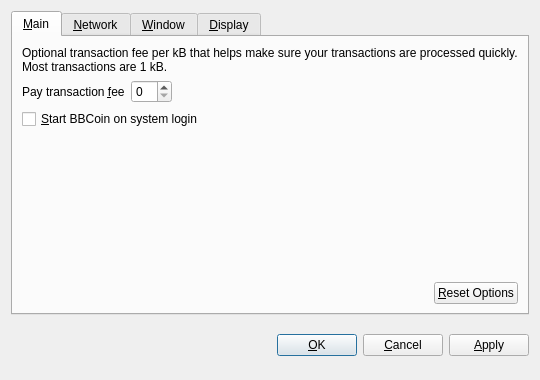
<?xml version="1.0" encoding="UTF-8"?>
<ui version="4.0">
 <class>OptionsDialog</class>
 <widget class="QDialog" name="OptionsDialog">
  <property name="geometry">
   <rect>
    <x>0</x>
    <y>0</y>
    <width>540</width>
    <height>380</height>
   </rect>
  </property>
  <property name="windowTitle">
   <string>Options</string>
  </property>
  <property name="modal">
   <bool>true</bool>
  </property>
  <layout class="QVBoxLayout" name="verticalLayout">
   <item>
    <widget class="QTabWidget" name="tabWidget">
     <property name="tabPosition">
      <enum>QTabWidget::North</enum>
     </property>
     <property name="currentIndex">
      <number>0</number>
     </property>
     <widget class="QWidget" name="tabMain">
      <attribute name="title">
       <string>&amp;Main</string>
      </attribute>
      <layout class="QVBoxLayout" name="verticalLayout_Main">
       <item>
        <widget class="QLabel" name="transactionFeeInfoLabel">
         <property name="text">
          <string>Optional transaction fee per kB that helps make sure your transactions are processed quickly. Most transactions are 1 kB.</string>
         </property>
         <property name="textFormat">
          <enum>Qt::PlainText</enum>
         </property>
         <property name="wordWrap">
          <bool>true</bool>
         </property>
        </widget>
       </item>
       <item>
        <layout class="QHBoxLayout" name="horizontalLayout_1_Main">
         <item>
          <widget class="QLabel" name="transactionFeeLabel">
           <property name="text">
            <string>Pay transaction &amp;fee</string>
           </property>
           <property name="textFormat">
            <enum>Qt::PlainText</enum>
           </property>
           <property name="buddy">
            <cstring>transactionFee</cstring>
           </property>
          </widget>
         </item>
         <item>
          <widget class="BitcoinAmountField" name="transactionFee"/>
         </item>
         <item>
          <spacer name="horizontalSpacer_1_Main">
           <property name="orientation">
            <enum>Qt::Horizontal</enum>
           </property>
           <property name="sizeHint" stdset="0">
            <size>
             <width>40</width>
             <height>20</height>
            </size>
           </property>
          </spacer>
         </item>
        </layout>
       </item>
       <item>
        <widget class="QCheckBox" name="bitcoinAtStartup">
         <property name="toolTip">
          <string>Automatically start BBCoin after logging in to the system.</string>
         </property>
         <property name="text">
          <string>&amp;Start BBCoin on system login</string>
         </property>
        </widget>
       </item>
       <item>
        <spacer name="verticalSpacer_Main">
         <property name="orientation">
          <enum>Qt::Vertical</enum>
         </property>
         <property name="sizeHint" stdset="0">
          <size>
           <width>20</width>
           <height>40</height>
          </size>
         </property>
        </spacer>
       </item>
       <item>
        <layout class="QHBoxLayout" name="horizontalLayout_2_Main">
         <item>
          <spacer name="horizontalSpacer_2_Main">
           <property name="orientation">
            <enum>Qt::Horizontal</enum>
           </property>
           <property name="sizeHint" stdset="0">
            <size>
             <width>40</width>
             <height>20</height>
            </size>
           </property>
          </spacer>
         </item>
         <item>
          <widget class="QPushButton" name="resetButton">
           <property name="toolTip">
            <string>Reset all client options to default.</string>
           </property>
           <property name="text">
            <string>&amp;Reset Options</string>
           </property>
           <property name="autoDefault">
            <bool>false</bool>
           </property>
          </widget>
         </item>
        </layout>
       </item>
      </layout>
     </widget>
     <widget class="QWidget" name="tabNetwork">
      <attribute name="title">
       <string>&amp;Network</string>
      </attribute>
      <layout class="QVBoxLayout" name="verticalLayout_Network">
       <item>
        <widget class="QCheckBox" name="mapPortUpnp">
         <property name="toolTip">
          <string>Automatically open the BBCoin client port on the router. This only works when your router supports UPnP and it is enabled.</string>
         </property>
         <property name="text">
          <string>Map port using &amp;UPnP</string>
         </property>
        </widget>
       </item>
       <item>
        <widget class="QCheckBox" name="connectSocks">
         <property name="toolTip">
          <string>Connect to the BBCoin network through a SOCKS proxy (e.g. when connecting through Tor).</string>
         </property>
         <property name="text">
          <string>&amp;Connect through SOCKS proxy:</string>
         </property>
        </widget>
       </item>
       <item>
        <layout class="QHBoxLayout" name="horizontalLayout_Network">
         <item>
          <widget class="QLabel" name="proxyIpLabel">
           <property name="text">
            <string>Proxy &amp;IP:</string>
           </property>
           <property name="textFormat">
            <enum>Qt::PlainText</enum>
           </property>
           <property name="buddy">
            <cstring>proxyIp</cstring>
           </property>
          </widget>
         </item>
         <item>
          <widget class="QValidatedLineEdit" name="proxyIp">
           <property name="maximumSize">
            <size>
             <width>140</width>
             <height>16777215</height>
            </size>
           </property>
           <property name="toolTip">
            <string>IP address of the proxy (e.g. 127.0.0.1)</string>
           </property>
          </widget>
         </item>
         <item>
          <widget class="QLabel" name="proxyPortLabel">
           <property name="text">
            <string>&amp;Port:</string>
           </property>
           <property name="textFormat">
            <enum>Qt::PlainText</enum>
           </property>
           <property name="buddy">
            <cstring>proxyPort</cstring>
           </property>
          </widget>
         </item>
         <item>
          <widget class="QLineEdit" name="proxyPort">
           <property name="maximumSize">
            <size>
             <width>55</width>
             <height>16777215</height>
            </size>
           </property>
           <property name="toolTip">
            <string>Port of the proxy (e.g. 9050)</string>
           </property>
          </widget>
         </item>
         <item>
          <widget class="QLabel" name="socksVersionLabel">
           <property name="text">
            <string>SOCKS &amp;Version:</string>
           </property>
           <property name="textFormat">
            <enum>Qt::PlainText</enum>
           </property>
           <property name="buddy">
            <cstring>socksVersion</cstring>
           </property>
          </widget>
         </item>
         <item>
          <widget class="QValueComboBox" name="socksVersion">
           <property name="toolTip">
            <string>SOCKS version of the proxy (e.g. 5)</string>
           </property>
          </widget>
         </item>
         <item>
          <spacer name="horizontalSpacer_Network">
           <property name="orientation">
            <enum>Qt::Horizontal</enum>
           </property>
           <property name="sizeHint" stdset="0">
            <size>
             <width>40</width>
             <height>20</height>
            </size>
           </property>
          </spacer>
         </item>
        </layout>
       </item>
       <item>
        <spacer name="verticalSpacer_Network">
         <property name="orientation">
          <enum>Qt::Vertical</enum>
         </property>
         <property name="sizeHint" stdset="0">
          <size>
           <width>20</width>
           <height>40</height>
          </size>
         </property>
        </spacer>
       </item>
      </layout>
     </widget>
     <widget class="QWidget" name="tabWindow">
      <attribute name="title">
       <string>&amp;Window</string>
      </attribute>
      <layout class="QVBoxLayout" name="verticalLayout_Window">
       <item>
        <widget class="QCheckBox" name="minimizeToTray">
         <property name="toolTip">
          <string>Show only a tray icon after minimizing the window.</string>
         </property>
         <property name="text">
          <string>&amp;Minimize to the tray instead of the taskbar</string>
         </property>
        </widget>
       </item>
       <item>
        <widget class="QCheckBox" name="minimizeOnClose">
         <property name="toolTip">
          <string>Minimize instead of exit the application when the window is closed. When this option is enabled, the application will be closed only after selecting Quit in the menu.</string>
         </property>
         <property name="text">
          <string>M&amp;inimize on close</string>
         </property>
        </widget>
       </item>
       <item>
        <spacer name="verticalSpacer_Window">
         <property name="orientation">
          <enum>Qt::Vertical</enum>
         </property>
         <property name="sizeHint" stdset="0">
          <size>
           <width>20</width>
           <height>40</height>
          </size>
         </property>
        </spacer>
       </item>
      </layout>
     </widget>
     <widget class="QWidget" name="tabDisplay">
      <attribute name="title">
       <string>&amp;Display</string>
      </attribute>
      <layout class="QVBoxLayout" name="verticalLayout_Display">
       <item>
        <layout class="QHBoxLayout" name="horizontalLayout_1_Display">
         <item>
          <widget class="QLabel" name="langLabel">
           <property name="text">
            <string>User Interface &amp;language:</string>
           </property>
           <property name="textFormat">
            <enum>Qt::PlainText</enum>
           </property>
           <property name="buddy">
            <cstring>lang</cstring>
           </property>
          </widget>
         </item>
         <item>
          <widget class="QValueComboBox" name="lang">
           <property name="toolTip">
            <string>The user interface language can be set here. This setting will take effect after restarting BBCoin.</string>
           </property>
          </widget>
         </item>
        </layout>
       </item>
       <item>
        <layout class="QHBoxLayout" name="horizontalLayout_2_Display">
         <item>
          <widget class="QLabel" name="unitLabel">
           <property name="text">
            <string>&amp;Unit to show amounts in:</string>
           </property>
           <property name="textFormat">
            <enum>Qt::PlainText</enum>
           </property>
           <property name="buddy">
            <cstring>unit</cstring>
           </property>
          </widget>
         </item>
         <item>
          <widget class="QValueComboBox" name="unit">
           <property name="toolTip">
            <string>Choose the default subdivision unit to show in the interface and when sending coins.</string>
           </property>
          </widget>
         </item>
        </layout>
       </item>
       <item>
        <widget class="QCheckBox" name="displayAddresses">
         <property name="toolTip">
          <string>Whether to show BBCoin addresses in the transaction list or not.</string>
         </property>
         <property name="text">
          <string>&amp;Display addresses in transaction list</string>
         </property>
        </widget>
       </item>
       <item>
        <spacer name="verticalSpacer_Display">
         <property name="orientation">
          <enum>Qt::Vertical</enum>
         </property>
         <property name="sizeHint" stdset="0">
          <size>
           <width>20</width>
           <height>40</height>
          </size>
         </property>
        </spacer>
       </item>
      </layout>
     </widget>
    </widget>
   </item>
   <item>
    <layout class="QHBoxLayout" name="horizontalLayout_Buttons">
     <item>
      <spacer name="horizontalSpacer_1">
       <property name="orientation">
        <enum>Qt::Horizontal</enum>
       </property>
       <property name="sizeHint" stdset="0">
        <size>
         <width>40</width>
         <height>48</height>
        </size>
       </property>
      </spacer>
     </item>
     <item>
      <widget class="QLabel" name="statusLabel">
       <property name="font">
        <font>
         <weight>75</weight>
         <bold>true</bold>
        </font>
       </property>
       <property name="text">
        <string/>
       </property>
       <property name="textFormat">
        <enum>Qt::PlainText</enum>
       </property>
       <property name="wordWrap">
        <bool>true</bool>
       </property>
      </widget>
     </item>
     <item>
      <spacer name="horizontalSpacer_2">
       <property name="orientation">
        <enum>Qt::Horizontal</enum>
       </property>
       <property name="sizeHint" stdset="0">
        <size>
         <width>40</width>
         <height>48</height>
        </size>
       </property>
      </spacer>
     </item>
     <item>
      <widget class="QPushButton" name="okButton">
       <property name="text">
        <string>&amp;OK</string>
       </property>
      </widget>
     </item>
     <item>
      <widget class="QPushButton" name="cancelButton">
       <property name="text">
        <string>&amp;Cancel</string>
       </property>
       <property name="autoDefault">
        <bool>false</bool>
       </property>
      </widget>
     </item>
     <item>
      <widget class="QPushButton" name="applyButton">
       <property name="text">
        <string>&amp;Apply</string>
       </property>
       <property name="autoDefault">
        <bool>false</bool>
       </property>
      </widget>
     </item>
    </layout>
   </item>
  </layout>
 </widget>
 <customwidgets>
  <customwidget>
   <class>BitcoinAmountField</class>
   <extends>QSpinBox</extends>
   <header>bitcoinamountfield.h</header>
  </customwidget>
  <customwidget>
   <class>QValueComboBox</class>
   <extends>QComboBox</extends>
   <header>qvaluecombobox.h</header>
  </customwidget>
  <customwidget>
   <class>QValidatedLineEdit</class>
   <extends>QLineEdit</extends>
   <header>qvalidatedlineedit.h</header>
  </customwidget>
 </customwidgets>
 <resources/>
 <connections/>
</ui>
